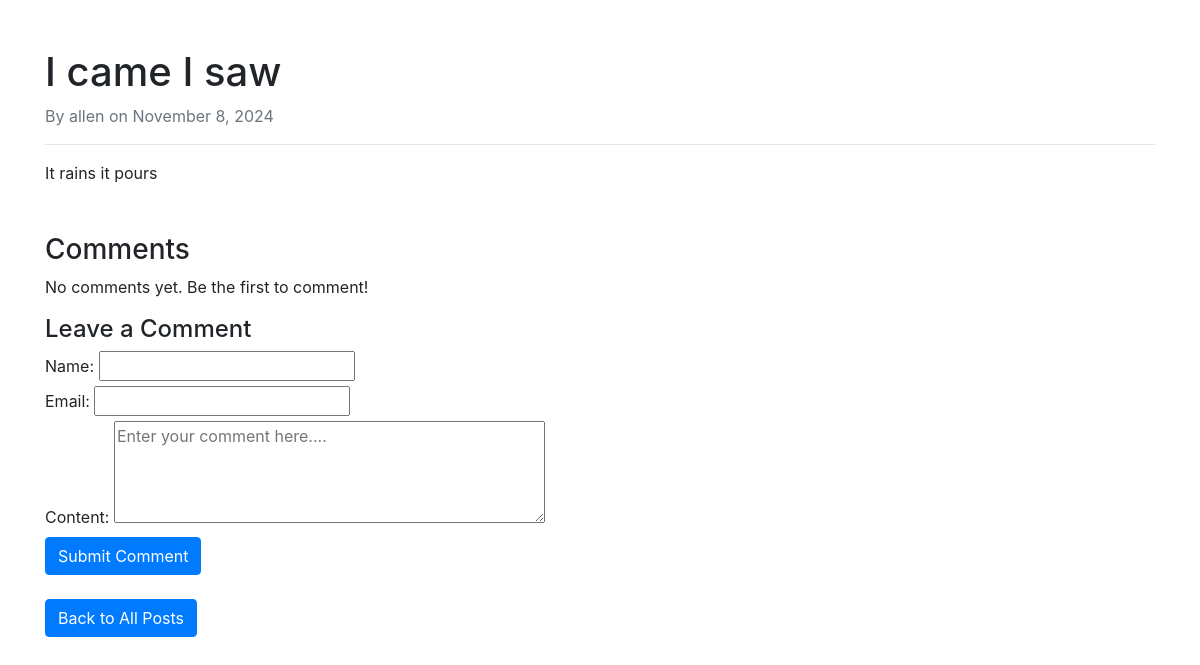
The app's page /post/4/ (signed in) with its own data.
### blog_app/models.py (models this page shows, shortened)
class Post(models.Model):
    title = models.CharField(max_length=200)
    content = models.TextField()    # Links to the User model
    author = models.ForeignKey(User, on_delete=models.CASCADE)
    created_at = models.DateTimeField(auto_now_add=True)  # Automatically sets on creation
    updated_at = models.DateTimeField(auto_now_add=True)  # Automatically updates on modification

### blog_app/views.py (the view)
# urls.py: path('post/<int:pk>/', views.post_detail, name='post_detail'),
@login_required
def post_detail(request, pk):
    post = get_object_or_404(Post, pk=pk)
    comments = post.comments.all()  # Retrieve all comments for this post
    if request.method == 'POST':
        form = CommentForm(request.POST)
        if form.is_valid():
            comment = form.save(commit=False)
            comment.post = post # Associate the comment with the current post
            comment.save()
            messages.success(request, "Your comment has been added!")
            return redirect('post_detail', pk=post.pk)
        else:
            messages.error(request, "There was an error submitting your comment!")
    else:
        form = CommentForm()
    return render(request, 'blog/post_detail.html', {'post': post, 'comments':comments, 'form': form})

### blog_app/forms.py
class CommentForm(forms.ModelForm):
    class Meta:
        model = Comment
        fields = ['name', 'email', 'content']
        widgets = {
            'content': forms.Textarea(attrs={'rows': 4, 'placeholder': 'Enter your comment here....'}),
        }

### blog_app/templates/blog/post_detail.html (shortened to what this page needs)
<!DOCTYPE html>
<html lang="en">
<head>
    <link href="https://stackpath.bootstrapcdn.com/bootstrap/4.5.2/css/bootstrap.min.css" rel="stylesheet">
</head>
<body>
    <div class="container my-5">
        <h1>{{ post.title }}</h1>
        <p class="text-muted">By {{ post.author }} on {{ post.created_at|date:"F j, Y" }}</p>
        <hr>
        <p>{{ post.content }}</p>
        <h3 class="mt-5">Comments</h3>
        <ul class="list-unstyled">
            {% for comment in comments %}
                <li class="mb-4">
                    <p><strong>{{ comment.name }}</strong> <small class="text-muted">{{ comment.created_at|date:"F j, Y, g:i a" }}</small></p>
                    <p>{{ comment.content }}</p>
                    <hr>
                </li>
            {% empty %}
                <p>No comments yet. Be the first to comment!</p>
            {% endfor %}
        </ul>
        <h4>Leave a Comment</h4>
            <form method="post" action="{% url 'post_detail' post.pk %}">
                {{ form }}
                <button type="submit" class="btn btn-primary">Submit Comment</button>
            </form>
        <a href="{% url 'post_list' %}" class="btn btn-primary mt-4">Back to All Posts</a>
    </div>
</body>
</html>

### records on screen
Post: title "I came I saw", author "allen", created_at "November 8, 2024", content "It rains it pours"
